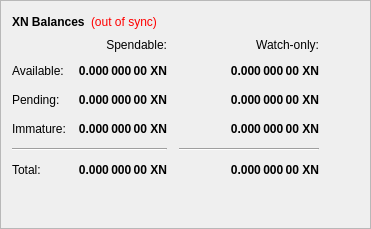
        <widget class="QFrame" name="frame">
         <property name="frameShape">
          <enum>QFrame::StyledPanel</enum>
         </property>
         <property name="frameShadow">
          <enum>QFrame::Raised</enum>
         </property>
         <layout class="QVBoxLayout" name="verticalLayout_4">
          <item>
           <layout class="QHBoxLayout" name="horizontalLayout_4">
            <item>
             <widget class="QLabel" name="label_5">
              <property name="font">
               <font>
                <weight>75</weight>
                <bold>true</bold>
               </font>
              </property>
              <property name="text">
               <string>XN Balances</string>
              </property>
             </widget>
            </item>
            <item>
             <widget class="QLabel" name="labelWalletStatus">
              <property name="cursor">
               <cursorShape>WhatsThisCursor</cursorShape>
              </property>
              <property name="toolTip">
               <string>The displayed information may be out of date. Your wallet automatically synchronizes with the Nodium network after a connection is established, but this process has not completed yet.</string>
              </property>
              <property name="styleSheet">
               <string notr="true">QLabel { color: red; }</string>
              </property>
              <property name="text">
               <string notr="true">(out of sync)</string>
              </property>
              <property name="alignment">
               <set>Qt::AlignLeading|Qt::AlignLeft|Qt::AlignVCenter</set>
              </property>
             </widget>
            </item>
            <item>
             <spacer name="horizontalSpacer_3">
              <property name="orientation">
               <enum>Qt::Horizontal</enum>
              </property>
              <property name="sizeHint" stdset="0">
               <size>
                <width>40</width>
                <height>20</height>
               </size>
              </property>
             </spacer>
            </item>
           </layout>
          </item>
          <item>
           <layout class="QGridLayout" name="gridLayout">
            <property name="spacing">
             <number>12</number>
            </property>
            <item row="2" column="2">
             <widget class="QLabel" name="labelWatchPending">
              <property name="font">
               <font>
                <weight>75</weight>
                <bold>true</bold>
               </font>
              </property>
              <property name="cursor">
               <cursorShape>IBeamCursor</cursorShape>
              </property>
              <property name="toolTip">
               <string>Unconfirmed transactions to watch-only addresses</string>
              </property>
              <property name="text">
               <string notr="true">0.000 000 00 XN</string>
              </property>
              <property name="alignment">
               <set>Qt::AlignRight|Qt::AlignTrailing|Qt::AlignVCenter</set>
              </property>
              <property name="textInteractionFlags">
               <set>Qt::LinksAccessibleByMouse|Qt::TextSelectableByKeyboard|Qt::TextSelectableByMouse</set>
              </property>
             </widget>
            </item>
            <item row="2" column="1">
             <widget class="QLabel" name="labelUnconfirmed">
              <property name="font">
               <font>
                <weight>75</weight>
                <bold>true</bold>
               </font>
              </property>
              <property name="cursor">
               <cursorShape>IBeamCursor</cursorShape>
              </property>
              <property name="toolTip">
               <string>Total of transactions that have yet to be confirmed, and do not yet count toward the spendable balance</string>
              </property>
              <property name="text">
               <string notr="true">0.000 000 00 XN</string>
              </property>
              <property name="alignment">
               <set>Qt::AlignRight|Qt::AlignTrailing|Qt::AlignVCenter</set>
              </property>
              <property name="textInteractionFlags">
               <set>Qt::LinksAccessibleByMouse|Qt::TextSelectableByKeyboard|Qt::TextSelectableByMouse</set>
              </property>
             </widget>
            </item>
            <item row="3" column="2">
             <widget class="QLabel" name="labelWatchImmature">
              <property name="font">
               <font>
                <weight>75</weight>
                <bold>true</bold>
               </font>
              </property>
              <property name="cursor">
               <cursorShape>IBeamCursor</cursorShape>
              </property>
              <property name="toolTip">
               <string>Staked or masternode rewards in watch-only addresses that has not yet matured</string>
              </property>
              <property name="text">
               <string notr="true">0.000 000 00 XN</string>
              </property>
              <property name="alignment">
               <set>Qt::AlignRight|Qt::AlignTrailing|Qt::AlignVCenter</set>
              </property>
              <property name="textInteractionFlags">
               <set>Qt::LinksAccessibleByMouse|Qt::TextSelectableByKeyboard|Qt::TextSelectableByMouse</set>
              </property>
             </widget>
            </item>
            <item row="4" column="0" colspan="2">
             <widget class="Line" name="lineSpendableBalance">
              <property name="orientation">
               <enum>Qt::Horizontal</enum>
              </property>
             </widget>
            </item>
            <item row="4" column="2">
             <widget class="Line" name="lineWatchBalance">
              <property name="sizePolicy">
               <sizepolicy hsizetype="Preferred" vsizetype="Fixed">
                <horstretch>0</horstretch>
                <verstretch>0</verstretch>
               </sizepolicy>
              </property>
              <property name="minimumSize">
               <size>
                <width>140</width>
                <height>0</height>
               </size>
              </property>
              <property name="orientation">
               <enum>Qt::Horizontal</enum>
              </property>
             </widget>
            </item>
            <item row="5" column="0">
             <widget class="QLabel" name="labelTotalText">
              <property name="text">
               <string>Total:</string>
              </property>
             </widget>
            </item>
            <item row="3" column="1">
             <widget class="QLabel" name="labelImmature">
              <property name="font">
               <font>
                <weight>75</weight>
                <bold>true</bold>
               </font>
              </property>
              <property name="cursor">
               <cursorShape>IBeamCursor</cursorShape>
              </property>
              <property name="toolTip">
               <string>Staked or masternode rewards that has not yet matured</string>
              </property>
              <property name="text">
               <string notr="true">0.000 000 00 XN</string>
              </property>
              <property name="alignment">
               <set>Qt::AlignRight|Qt::AlignTrailing|Qt::AlignVCenter</set>
              </property>
              <property name="textInteractionFlags">
               <set>Qt::LinksAccessibleByMouse|Qt::TextSelectableByKeyboard|Qt::TextSelectableByMouse</set>
              </property>
             </widget>
            </item>
            <item row="2" column="3">
             <spacer name="horizontalSpacer_2">
              <property name="orientation">
               <enum>Qt::Horizontal</enum>
              </property>
              <property name="sizeHint" stdset="0">
               <size>
                <width>40</width>
                <height>20</height>
               </size>
              </property>
             </spacer>
            </item>
            <item row="3" column="0">
             <widget class="QLabel" name="labelImmatureText">
              <property name="text">
               <string>Immature:</string>
              </property>
             </widget>
            </item>
            <item row="5" column="1">
             <widget class="QLabel" name="labelTotal">
              <property name="font">
               <font>
                <weight>75</weight>
                <bold>true</bold>
               </font>
              </property>
              <property name="cursor">
               <cursorShape>IBeamCursor</cursorShape>
              </property>
              <property name="toolTip">
               <string>Your current total balance</string>
              </property>
              <property name="text">
               <string notr="true">0.000 000 00 XN</string>
              </property>
              <property name="alignment">
               <set>Qt::AlignRight|Qt::AlignTrailing|Qt::AlignVCenter</set>
              </property>
              <property name="textInteractionFlags">
               <set>Qt::LinksAccessibleByMouse|Qt::TextSelectableByKeyboard|Qt::TextSelectableByMouse</set>
              </property>
             </widget>
            </item>
            <item row="5" column="2">
             <widget class="QLabel" name="labelWatchTotal">
              <property name="font">
               <font>
                <weight>75</weight>
                <bold>true</bold>
               </font>
              </property>
              <property name="cursor">
               <cursorShape>IBeamCursor</cursorShape>
              </property>
              <property name="toolTip">
               <string>Current total balance in watch-only addresses</string>
              </property>
              <property name="text">
               <string notr="true">0.000 000 00 XN</string>
              </property>
              <property name="alignment">
               <set>Qt::AlignRight|Qt::AlignTrailing|Qt::AlignVCenter</set>
              </property>
              <property name="textInteractionFlags">
               <set>Qt::LinksAccessibleByMouse|Qt::TextSelectableByKeyboard|Qt::TextSelectableByMouse</set>
              </property>
             </widget>
            </item>
            <item row="0" column="2">
             <widget class="QLabel" name="labelWatchonly">
              <property name="text">
               <string>Watch-only:</string>
              </property>
              <property name="alignment">
               <set>Qt::AlignRight|Qt::AlignTrailing|Qt::AlignVCenter</set>
              </property>
             </widget>
            </item>
            <item row="1" column="0">
             <widget class="QLabel" name="labelBalanceText">
              <property name="text">
               <string>Available:</string>
              </property>
             </widget>
            </item>
            <item row="1" column="1">
             <widget class="QLabel" name="labelBalance">
              <property name="font">
               <font>
                <weight>75</weight>
                <bold>true</bold>
               </font>
              </property>
              <property name="cursor">
               <cursorShape>IBeamCursor</cursorShape>
              </property>
              <property name="toolTip">
               <string>Your current spendable balance</string>
              </property>
              <property name="text">
               <string notr="true">0.000 000 00 XN</string>
              </property>
              <property name="alignment">
               <set>Qt::AlignRight|Qt::AlignTrailing|Qt::AlignVCenter</set>
              </property>
              <property name="textInteractionFlags">
               <set>Qt::LinksAccessibleByMouse|Qt::TextSelectableByKeyboard|Qt::TextSelectableByMouse</set>
              </property>
             </widget>
            </item>
            <item row="1" column="2">
             <widget class="QLabel" name="labelWatchAvailable">
              <property name="font">
               <font>
                <weight>75</weight>
                <bold>true</bold>
               </font>
              </property>
              <property name="cursor">
               <cursorShape>IBeamCursor</cursorShape>
              </property>
              <property name="toolTip">
               <string>Your current balance in watch-only addresses</string>
              </property>
              <property name="text">
               <string notr="true">0.000 000 00 XN</string>
              </property>
              <property name="alignment">
               <set>Qt::AlignRight|Qt::AlignTrailing|Qt::AlignVCenter</set>
              </property>
              <property name="textInteractionFlags">
               <set>Qt::LinksAccessibleByMouse|Qt::TextSelectableByKeyboard|Qt::TextSelectableByMouse</set>
              </property>
             </widget>
            </item>
            <item row="2" column="0">
             <widget class="QLabel" name="labelPendingText">
              <property name="text">
               <string>Pending:</string>
              </property>
             </widget>
            </item>
            <item row="0" column="1">
             <widget class="QLabel" name="labelSpendable">
              <property name="text">
               <string>Spendable:</string>
              </property>
              <property name="alignment">
               <set>Qt::AlignRight|Qt::AlignTrailing|Qt::AlignVCenter</set>
              </property>
             </widget>
            </item>
           </layout>
          </item>
          <item>
           <spacer name="verticalSpacer_4">
            <property name="orientation">
             <enum>Qt::Vertical</enum>
            </property>
            <property name="sizeHint" stdset="0">
             <size>
              <width>20</width>
              <height>40</height>
             </size>
            </property>
           </spacer>
          </item>
         </layout>
        </widget>
